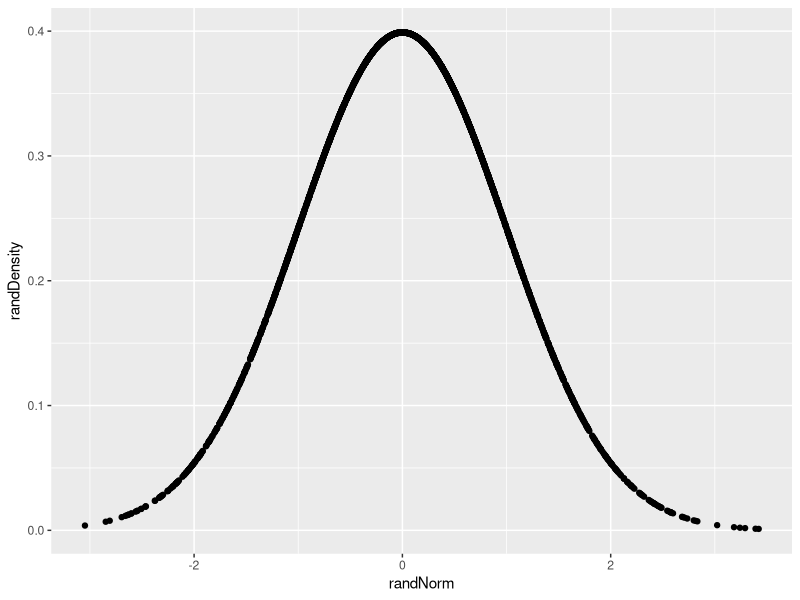
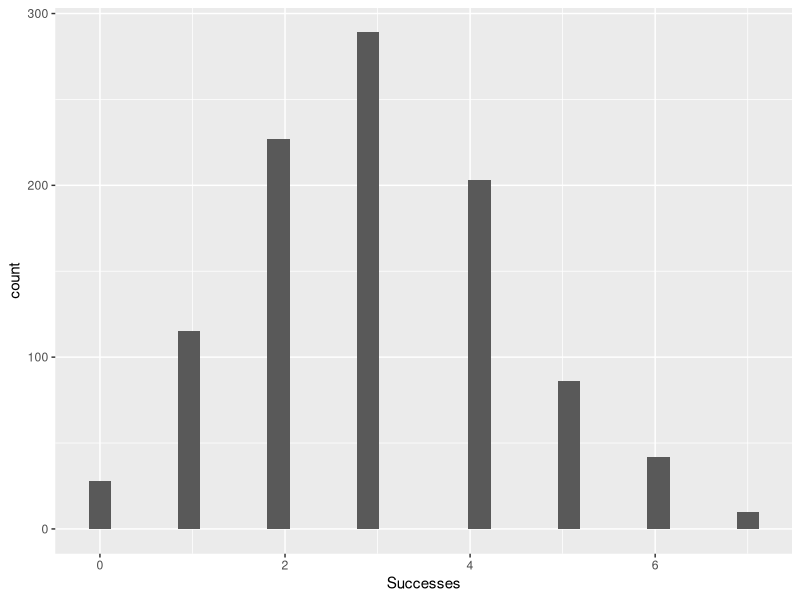
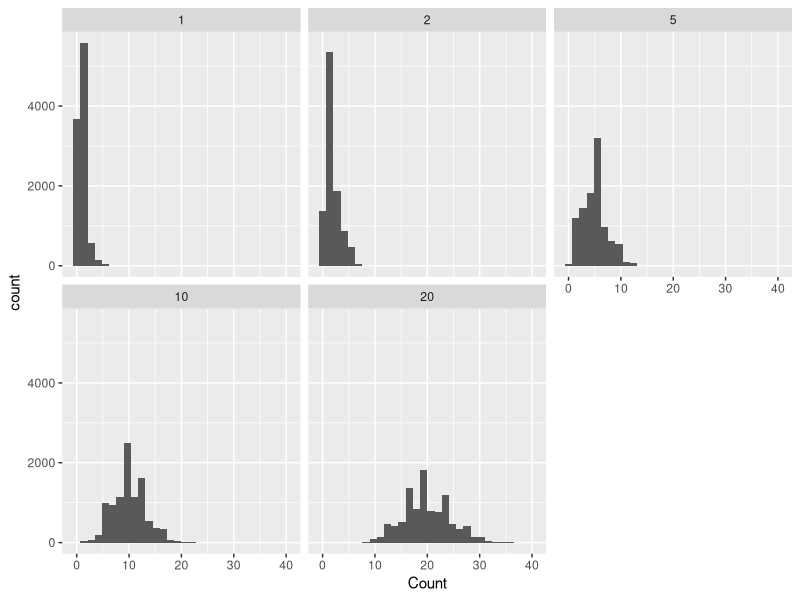
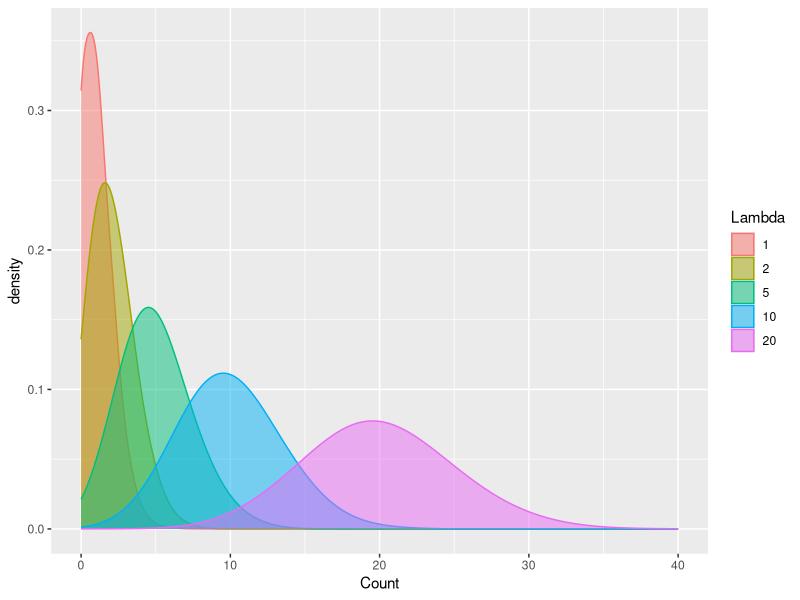

Source code (R) for these figures, in order:
#DTA250 - Fall 2023
#JJ

# Normal Distributions ----
# Perhaps the most famous, and most used, distribution is the normal 
# distribution.

# Set the seed to 123 to ensure reproducibility
set.seed(123)

#TODO
# Create 10 random numbers using the rnorm() function
rnorm(n=10)

# In the case above, the mean is automatically set to 0 and the standard
# deviation is set to 1. We can change these values by adding the mean and
# standard deviation arguments to the function.

#TODO
# Create 10 random numbers with a mean of 100 and a standard deviation of 20
rnorm(n=10, mean=100, sd=20)

# The dnorm() function will give us the probability density of a given value
# in a normal distribution. For example, if we want to know the probability
# density of the value 100 in a normal distribution with a mean of 100 and a
# standard deviation of 20, we can use the dnorm() function.

#TODO
# Create 10 random numbers using the rnorm() function and store it in a variable
# called randNorm10
randNorm10 <- rnorm(10)

randNorm10

#TODO
# Run the dnorm() function on randNorm10
dnorm(randNorm10)

## Plotting Normal Distributions ----
#TODO
# Create 3000 random numbers using rnorm() and assign it to a variable called 
# randNorm
# Calculate the distribution of randNorm using the dnorm() function and assign
# it to a variable called randDensity
# Create a data.frame called randDF with two columns: randNorm and randDensity
# Load the ggplot2 library
# Create a scatter plot using the ggplot() and geom_point() functions
# Set the data argument to randDF
# Set the x-axis to randNorm and the y-axis to randDensity
randNorm <- rnorm(3000)
randDensity <- dnorm(randNorm)
randDF <- data.frame(randNorm, randDensity)
library(ggplot2)
ggplot(data=randDF, aes(x=randNorm, y=randDensity)) + geom_point()

# The pnorm() function will give us the cumulative probability of a given
# value in a normal distribution.

#TODO
# Run the pnorm() function on randNorm10
pnorm(randNorm10)

# Binomial Distributions ----
# The binomial distribution is a discrete probability distribution that
# describes the probability of a given number of successes in a given number
# of trials in an experiment which has two possible outcomes (commonly called
# a binomial experiment). For example, the probability of getting 3 heads in 5
# coin tosses.

#TODO
# Execute the rbinom() function with n=1, size=10, prob=0.4
rbinom(n=1, size=10, prob=0.4)

#TODO
# Try the code above with n=5 and n=10
rbinom(n=5, size=10, prob=0.4)

rbinom(n=10, size=10, prob=0.4)

#TODO
# Try the above 3 examples but this time make sure size=1
rbinom(n=1, size=1, prob=0.4)

rbinom(n=5, size=1, prob=0.4)

rbinom(n=10, size=1, prob=0.4)

#TODO
# Create a data.frame called binomDF with one column called Successes where
# Successes is a random binomial distribution with n=1000, size=10, prob=0.3
# Create a histogram using the ggplot() and geom_histogram() functions
# Set the data argument to binomDF
# Set the x-axis to Successes
binomDF <- data.frame(Successes=rbinom(n=1000, size=10, prob=0.3))
ggplot(data=binomDF, aes(x=Successes)) + geom_histogram()


# Poisson Distributions ----
# The Poisson distribution is a discrete probability distribution that
# describes the probability of a given number of events occurring in a fixed
# interval of time or space if these events occur with a known constant mean
# rate and independently of the time since the last event. For example, the
# probability of 3 customers arriving at a store in 1 hour if customers arrive
# at a rate of 3 per hour.

#TODO
# Using the rpois() function, create a random poisson distribution with 
# n=10000 and lambda=1.
# Save the results in a variable called pois1
pois1 <- rpois(n=10000, lambda=1)

#TODO
# Repeat the last TODO 4 more times but this time change lambda to 2, 5, 10, and 20
# Save the results in variables called pois2, pois5, pois10, and pois20
pois2 <- rpois(n=10000, lambda=2)
pois5 <- rpois(n=10000, lambda=5)
pois10 <- rpois(n=10000, lambda=10)
pois20 <- rpois(n=10000, lambda=20)

#TODO
# Create a data.frame called poisDF with 5 columns: Lambda.1, Lambda.2, Lambda.5,
# Lambda.10, and Lambda.20
# Set each column to the corresponding variable from the last TODO
poisDF <- data.frame(
    Lambda.1=pois1, 
    Lambda.2=pois2, 
    Lambda.5=pois5, 
    Lambda.10=pois10, 
    Lambda.20=pois20
    )

#TODO
# We need to do some reshaping for the data to be in the correct format for
# plotting.
# Run the following code.

library(tidyverse)
poisDF <- poisDF |>
    pivot_longer(
        cols=everything(),
        names_to="Lambda",
        values_to="Count"
    )

poisDF <- poisDF |>
    mutate(Lambda=str_extract(Lambda, "[:digit:]+") |> 
    as.numeric() |> 
    as.factor()
    )

# In the above code we used the pivot_longer() function to reshape the data
# and the mutate() function to convert the Lambda column to a factor.
# The str_extract() function is used to extract the numbers from the Lambda
# column.

#TODO
# Create a histogram using the ggplot() and geom_histogram() functions
# Create a facet wrap using the facet_wrap() function to display the 5 different
# lambda values

ggplot(data=poisDF, aes(x=Count)) + 
    geom_histogram(width=1) + 
    facet_wrap(~Lambda)

#TODO
# Create a density plot using the ggplot() and geom_density() functions
ggplot(data=poisDF, aes(x=Count)) + 
    geom_density(aes(group = Lambda, color = Lambda, fill = Lambda),
    alpha=0.5,
    adjust = 4) +
    scale_color_discrete() +
    scale_fill_discrete()

# adjust = 4 is used to make the density curves wider